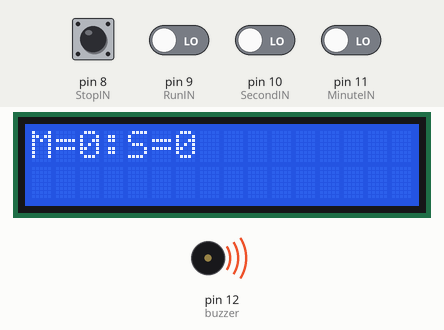
Bench run of a sketch on a simulated Arduino Uno, built with avr-gcc and run on an emulated ATmega328P. Shown: 16×2 character LCD, buzzer (waves = sounding). The test bench sets the inputs (shaded band); at power-on: pin 8 (StopIN), pin 9 (RunIN), pin 10 (SecondIN), pin 11 (MinuteIN) LOW.

Above: at 1.2 s.
1.3 s: pin 8 (StopIN) pulled HIGH for 0.15 s
At 2.3 s:
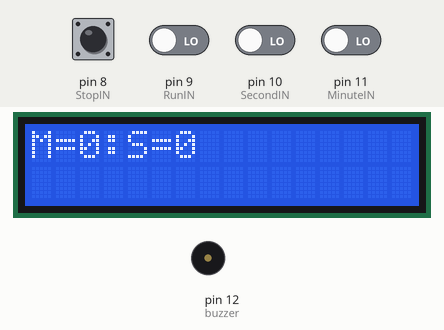
3.0 s: pin 9 (RunIN) driven HIGH
At 3.2 s:
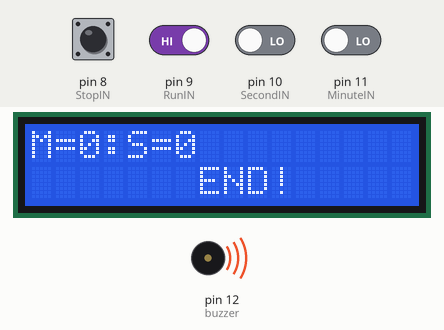
6.0 s: pin 10 (SecondIN) driven HIGH
At 6.47 s:
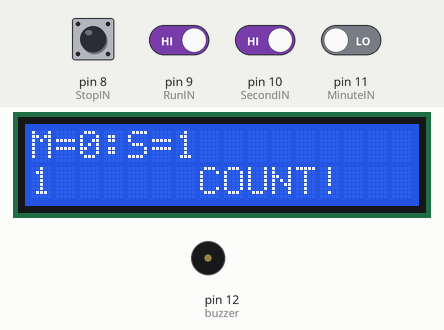
8.0 s: pin 8 (StopIN) pulled HIGH for 1 s
At 8.78 s:
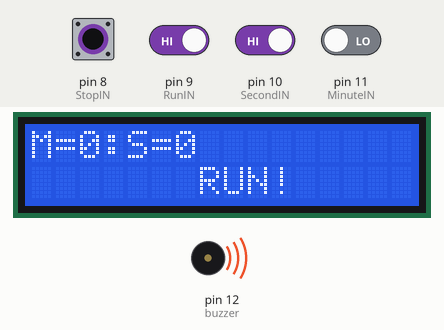
9.6 s: pin 9 (RunIN) driven LOW
At 9.94 s:
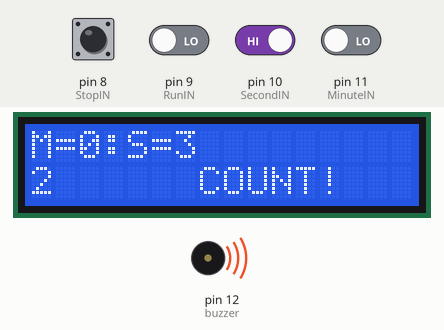
12.6 s: pin 11 (MinuteIN) driven HIGH
At 13.42 s:
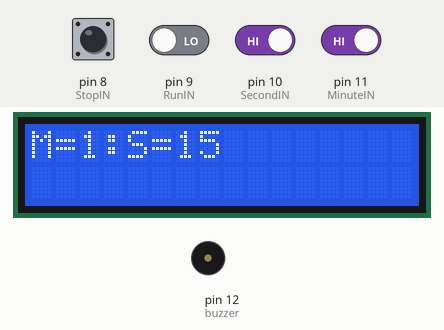
Timing chart, 0 to 15.5 s (numbered marks = the images above; inputs shaded):
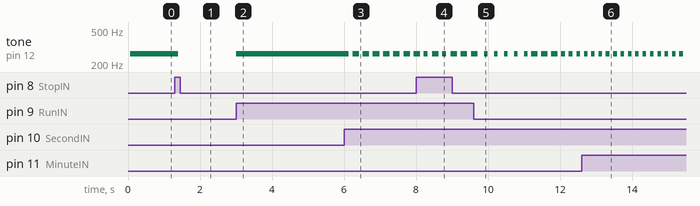

The sketch:

KitchenTimer2.ino
```cpp
#include <LiquidCrystal_I2C.h>

LiquidCrystal_I2C lcd(0x27,16,2);

const int MinuteIN = 11;
const int SecondIN = 10;
const int RunIN    =  9;
const int StopIN   =  8;

const int buzzer = 12;

int MinuteBotton =  0;
int SecondBotton =  0;

int MinuteTimes  =  0;
int SecondTimes  =  0;

unsigned long MTimes =  0;
unsigned int  STimes =  0;

unsigned long Time   =  0;
unsigned long RunTime   = 0;
unsigned long RunTime2   = 0;

unsigned long LCDTime = 0;

int i =0;

void setup(){
    pinMode(MinuteIN,INPUT);
    pinMode(SecondIN,INPUT);
    pinMode(RunIN   ,INPUT);
    pinMode(StopIN,INPUT);
    lcd.init();
    lcd.backlight();

}

void loop(){
    MinuteBotton = digitalRead(MinuteIN);

    if(MinuteBotton == 1){
        MinuteTimes++;
        tone(buzzer,262,100);
        delay(200);
    }

    SecondBotton = digitalRead(SecondIN);

    if(SecondBotton == 1){
        SecondTimes++;
        tone(buzzer,262,100);
        delay(200);
    }

    if(SecondTimes > 60){
        lcd.init();
        SecondTimes = 0;
    }

    MTimes = MinuteTimes *  1000;
    STimes = SecondTimes *  1000;

    Time = MTimes * 60 + STimes;

    if(digitalRead(RunIN) == 1){
        tone(buzzer,262,100);
        lcd.setCursor(7,1);
        lcd.print("RUN!");
        RunTime = (millis()/1000) + (Time/1000);
        i = 1;
    }

    RunTime2 = millis()/1000;


    if(RunTime == RunTime2 ){
            tone(buzzer,262,10000);
            i = 0;
            lcd.setCursor(7,1);
            lcd.print("END!");
            lcd.init();
    }

    if(digitalRead(StopIN) == 1){
        i = 0;
        tone(buzzer,262,100);
        delay(100);
        noTone(buzzer);
        lcd.init();
        lcd.setCursor(0,1);
        lcd.print("STOP!");
        lcd.init();
    }

    if(digitalRead(RunIN) == 1 && digitalRead(StopIN) == 1){
        tone(buzzer,262,100);
        i = 0;
        MinuteTimes = 0;
        SecondTimes = 0;
        lcd.setCursor(0,1);
        lcd.print("RESET!");
        lcd.init();
    }

    if(i == 1){
        LCDTime = RunTime - RunTime2;
        lcd.init();
        lcd.setCursor(7,1);
        lcd.print("COUNT!");
        lcd.setCursor(0,1);
        lcd.print(LCDTime);
    }

    lcd.setCursor(0,0);
    lcd.print("M=");
    lcd.print(MinuteTimes);
    lcd.print(":");
    lcd.print("S=");
    lcd.print(SecondTimes);

}
```

Measured:
- after the input at 1.3 s, tone on pin 12 (buzzer): 262 Hz → silent after 0.10 s; the display: first changes after 0.17 s (image 1 shows a later state)
- after the input at 3.0 s, tone on pin 12 (buzzer): silent → 262 Hz at once; the display: changes at once (image 2)
- after the input at 6.0 s, tone on pin 12 (buzzer): alternates 262 Hz for 0.18 s and silent for 0.10 s, starting after 0.14 s
- what the display in image 6 shows lasts 0.4 s, from 13.1 s to 13.5 s
